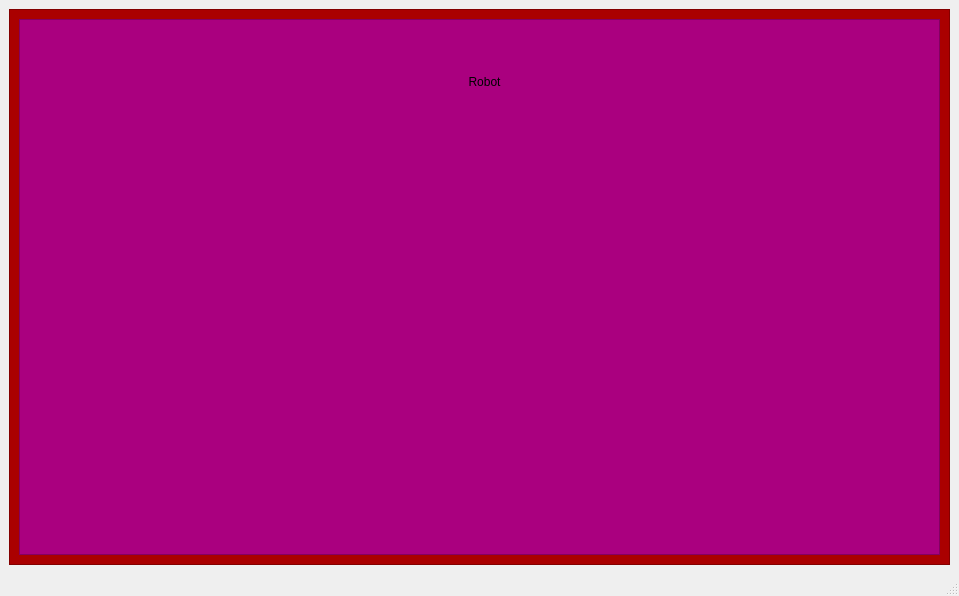
<?xml version="1.0" encoding="UTF-8"?>
<ui version="4.0">
 <class>MainWindow</class>
 <widget class="QMainWindow" name="MainWindow">
  <property name="geometry">
   <rect>
    <x>0</x>
    <y>0</y>
    <width>959</width>
    <height>596</height>
   </rect>
  </property>
  <property name="windowTitle">
   <string>MainWindow</string>
  </property>
  <widget class="QWidget" name="centralwidget">
   <layout class="QVBoxLayout" name="verticalLayout_4">
    <item>
     <widget class="QFrame" name="frame">
      <property name="styleSheet">
       <string notr="true">background-color: rgb(170, 0, 0);</string>
      </property>
      <property name="frameShape">
       <enum>QFrame::StyledPanel</enum>
      </property>
      <property name="frameShadow">
       <enum>QFrame::Raised</enum>
      </property>
      <layout class="QGridLayout" name="gridLayout">
       <item row="0" column="0">
        <widget class="QFrame" name="frame_2">
         <property name="styleSheet">
          <string notr="true">background-color: rgb(170, 0, 127);</string>
         </property>
         <property name="frameShape">
          <enum>QFrame::StyledPanel</enum>
         </property>
         <property name="frameShadow">
          <enum>QFrame::Raised</enum>
         </property>
         <widget class="QLabel" name="label">
          <property name="geometry">
           <rect>
            <x>410</x>
            <y>50</y>
            <width>111</width>
            <height>26</height>
           </rect>
          </property>
          <property name="styleSheet">
           <string notr="true">font: 75 italic 14pt &quot;PibotoLt&quot;;</string>
          </property>
          <property name="text">
           <string>Robot</string>
          </property>
          <property name="alignment">
           <set>Qt::AlignCenter</set>
          </property>
         </widget>
         <widget class="QWidget" name="layoutWidget">
          <property name="geometry">
           <rect>
            <x>280</x>
            <y>120</y>
            <width>471</width>
            <height>401</height>
           </rect>
          </property>
          <layout class="QVBoxLayout" name="verticalLayout_2">
           <property name="leftMargin">
            <number>0</number>
           </property>
          </layout>
         </widget>
        </widget>
       </item>
      </layout>
     </widget>
    </item>
   </layout>
  </widget>
  <widget class="QStatusBar" name="statusbar"/>
 </widget>
 <resources/>
 <connections/>
</ui>
